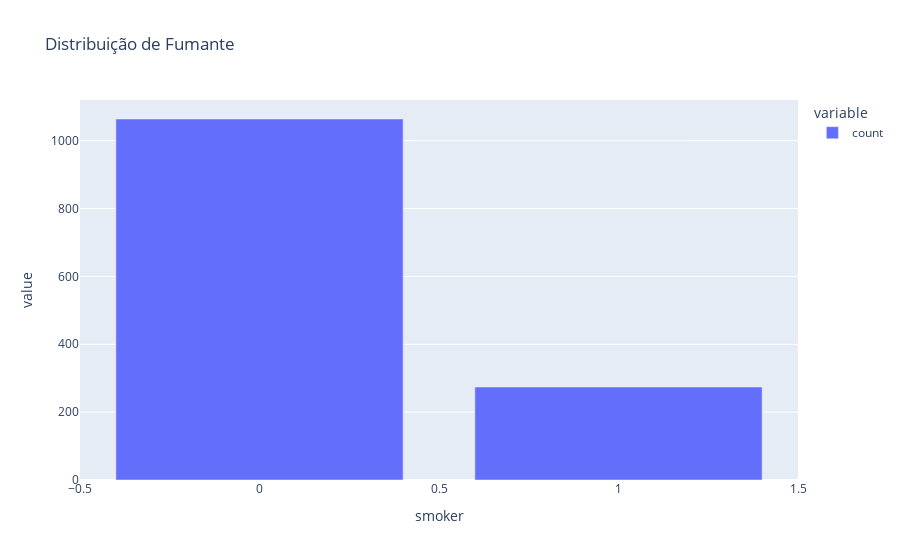

The notebook cell this image was saved under:
### Code cell
# Mostrar a distribuicao da variavel Smoker
fig = px.bar(df_costs['smoker'].value_counts(), title='Distribuição de Fumante')
fig.show()

### Figure 1 — Plotly figure (JSON) as saved in the notebook; plotly's stock layout.template omitted (floating-point values rounded to 4 significant figures)
{"data": [{"hovertemplate": "variable=count<br>smoker=%{x}<br>value=%{y}<extra></extra>", "legendgroup": "count", "marker": {"color": "#636efa", "pattern": {"shape": ""}}, "name": "count", "orientation": "v", "showlegend": true, "textposition": "auto", "type": "bar", "x": [0, 1], "xaxis": "x", "y": [1064, 274], "yaxis": "y"}], "layout": {"barmode": "relative", "legend": {"title": {"text": "variable"}, "tracegroupgap": 0}, "title": {"text": "Distribuição de Fumante"}, "xaxis": {"anchor": "y", "domain": [0, 1], "title": {"text": "smoker"}}, "yaxis": {"anchor": "x", "domain": [0, 1], "title": {"text": "value"}}}}
